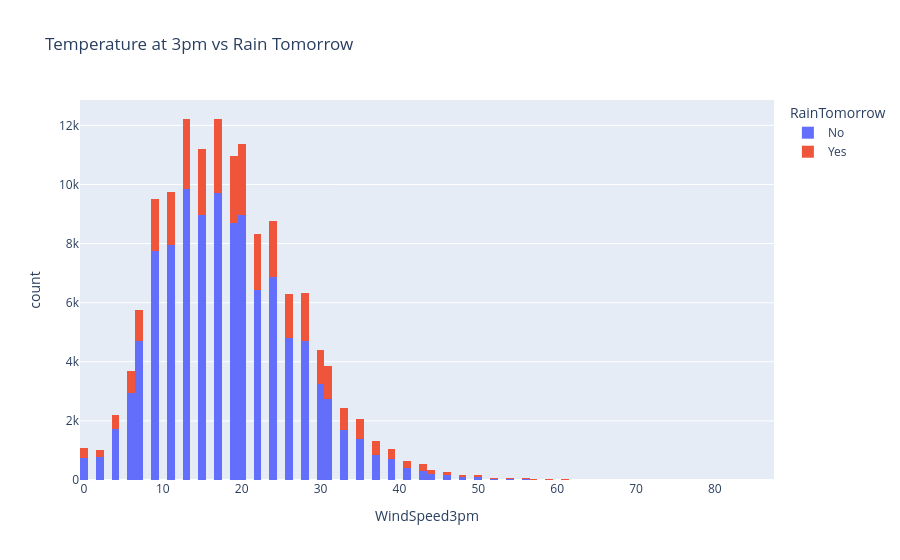

Notebook code cell kept with this figure:
### Code cell
px.histogram(raw_df, x='WindSpeed3pm', title='Temperature at 3pm vs Rain Tomorrow', color='RainTomorrow')

### Figure 1 — Plotly figure (JSON) as saved in the notebook; plotly's stock layout.template omitted (floating-point values rounded to 4 significant figures; data arrays with more than 128 entries replaced by an {"elided": "..."} marker saying what was removed)
{"data": [{"bingroup": "x", "hovertemplate": "RainTomorrow=No<br>WindSpeed3pm=%{x}<br>count=%{y}<extra></extra>", "legendgroup": "No", "marker": {"color": "#636efa", "pattern": {"shape": ""}}, "name": "No", "orientation": "v", "showlegend": true, "type": "histogram", "x": {"elided": "109586 float values"}, "xaxis": "x", "yaxis": "y"}, {"bingroup": "x", "hovertemplate": "RainTomorrow=Yes<br>WindSpeed3pm=%{x}<br>count=%{y}<extra></extra>", "legendgroup": "Yes", "marker": {"color": "#EF553B", "pattern": {"shape": ""}}, "name": "Yes", "orientation": "v", "showlegend": true, "type": "histogram", "x": {"elided": "31201 float values"}, "xaxis": "x", "yaxis": "y"}], "layout": {"barmode": "relative", "legend": {"title": {"text": "RainTomorrow"}, "tracegroupgap": 0}, "title": {"text": "Temperature at 3pm vs Rain Tomorrow"}, "xaxis": {"anchor": "y", "domain": [0, 1], "title": {"text": "WindSpeed3pm"}}, "yaxis": {"anchor": "x", "domain": [0, 1], "title": {"text": "count"}}}}
